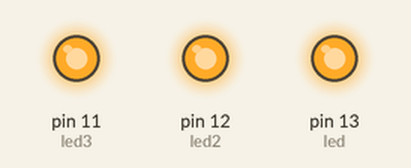
Bench run of a sketch on a simulated Arduino Uno, built with avr-gcc and run on an emulated ATmega328P. Shown: output pins drawn as LEDs (lit = HIGH).

Above: at 0.5 s.
At 1.5 s:
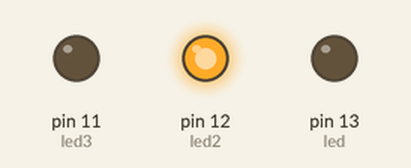
Timing chart, 0 to 3.0 s (numbered marks = the images above):
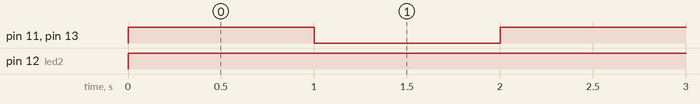

The sketch:

leds.ino
```cpp
int led = 13;
int led2 = 12;
int led3 = 11;

void setup() {
  pinMode(led, OUTPUT);
  pinMode(led2, OUTPUT);
  pinMode(led3, OUTPUT);

}

void loop() {
  digitalWrite(led, HIGH);
  digitalWrite(led2, HIGH);
  digitalWrite(led3, HIGH);
  delay(1000);
  digitalWrite(led, LOW);
  digitalWrite(led2, HIGH);
  digitalWrite(led3,LOW);
  delay(1000);

}
```

Measured:
- by itself, pin 11 (led3), pin 13 (led): alternates HIGH for 1.0 s and LOW for 1.0 s
- by itself, pin 12 (led2): LOW → HIGH at 0.00 s
